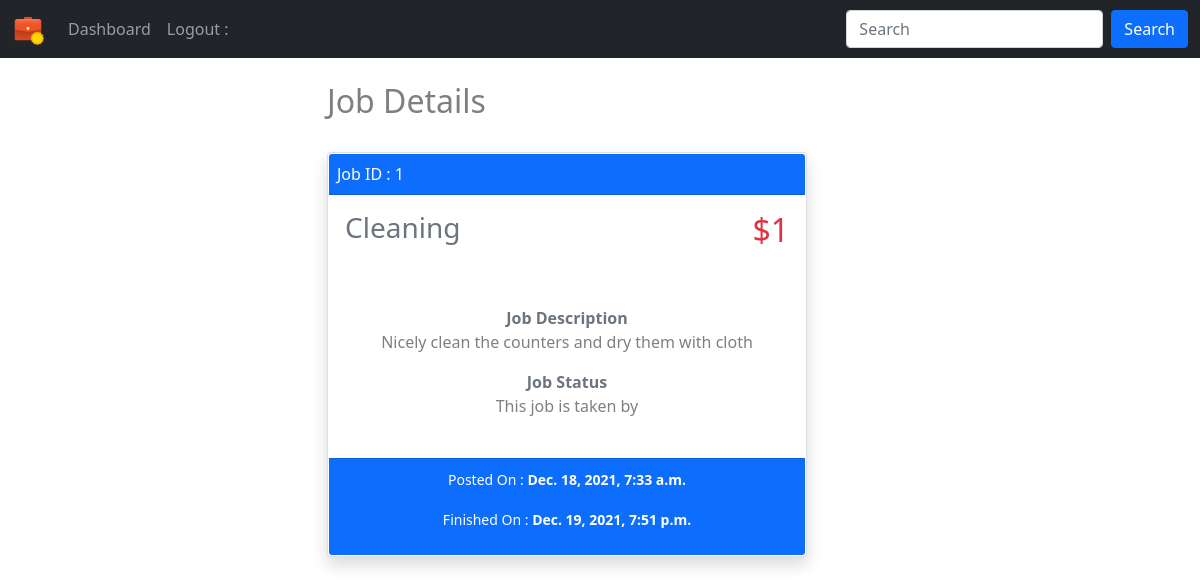
/1/ (signed in), run on an earlier commit of the app's database.
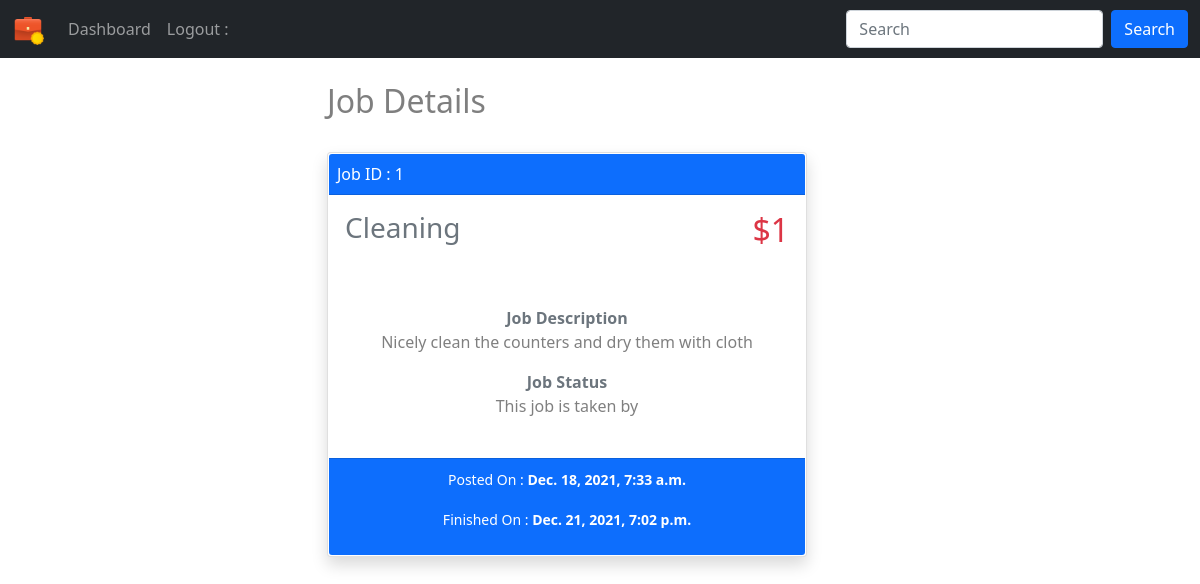
And on a later commit of the database.
### jobs/models.py (models this page shows, shortened)
class JobPost(models.Model):
    job_title = models.CharField(max_length=200)
    publish_date = models.DateTimeField('date published')
    job_detail = models.CharField(max_length=200)
    job_price = models.IntegerField(default=0)
    job_taken = models.BooleanField(default=False)
    job_done = models.BooleanField(default=False)
    job_done_date = models.DateTimeField('date job completed', null=True, blank=True)
    job_taker = models.ForeignKey(User, on_delete=models.CASCADE, null=True, blank=True, related_name='job_user')
    job_creator = models.ForeignKey(User, on_delete=models.CASCADE, null=True, blank=True, related_name='job_author')

### jobs/views.py (the view)
# urls.py: path('<int:pk>/', views.detail, name='detail'),
@login_required
def detail(request, pk):
    print(pk)
    detail = get_object_or_404(JobPost, pk=pk)
    template = loader.get_template('jobs/detail.html')
    if request.user == 'AnonymousUser':
        usr = "None"
    else:
        usr = request.user
    context = {
    'detail': detail,
    'user': usr, }
    return HttpResponse(template.render(context, request))

### jobs/templates/jobs/detail.html (shortened to what this page needs)
{% extends "jobs/base.html" %}  {% block detail %}
<div class="container">
    {% if detail %}
    <div class="row justify-content-center">
        <div class="col-6 ">
            <h2 class="py-4 text-start text-black-50">Job Details</h2>
            <div class="card mb-4 shadow" style="width: 30rem;">
                <a class="btn p-0" href="../" style="width: 100%;">
                    <div class="card-body p-0">
                        <div class="card-header text-start ps-2 m-0 bg-primary text-white">Job ID : {{detail.id}}</div>
                        <div class="d-flex justify-content-between">
                            <h3 class="card-title p-3 text-secondary">{{ detail.job_title }}</h3>
                            <h2 class="text-danger p-3">${{detail.job_price}}</h2>
                        </div>
                        <div class="p-3">
                            <strong class="text-secondary">Job Description</strong>
                            <p class="text-black-50">{{detail.job_detail}}</p>
                            <strong class="text-secondary">Job Status</strong> {% if detail.job_taken %}
                            <p class="text-black-50">This job is taken by <strong>{{detail.job_taker.first_name}}</strong> </p>
                            {% else %}
                            <p class="text-black-50">No one has taken this job yet</p>
                            {% endif %}
                        </div>
                    </div>
                    <div class="card-footer bg-primary mt-2 text-white">
                        <p><small class="card-text ">Posted On : <strong>{{detail.publish_date}}</strong></small></p>
                        {% if detail.job_done %}
                        <p><small class="card-text">Finished On : <strong>{{detail.job_done_date}}</strong></small></p>
                        {% else %}
                        <p></p>
                        {% endif %}
                    </div>
                </a>
            </div>
        </div>
    </div>
    {% else %}
    <div class="card-body">
        <h2 class="card-title">No data available.</h2>
    </div>
    {% endif %}
</div>
{% endblock detail %}

### jobs/templates/jobs/base.html (shortened to what this page needs)
<!DOCTYPE html> {% load static %}
<html lang="en">
<head>
    <link href="https://cdn.jsdelivr.net/npm/bootstrap@5.1.2/dist/css/bootstrap.min.css" rel="stylesheet">
    <link rel="stylesheet" href="{% static 'jobs/style.css' %}">
</head>
<body>
    <nav class="navbar navbar-expand-sm navbar-dark bg-dark">
        <div class="container-fluid">
            <a class="navbar-brand" href="#">
                <img src="{%static 'jobs/logo.png'%}" width="32" height="32" class="d-inline-block align-top" alt="">
            </a>
          <div class="collapse navbar-collapse" id="mynavbar">
            <ul class="navbar-nav me-auto">
              <li class="nav-item">
                <a class="nav-link" href="/">Dashboard</a>
              </li>
              <li class="nav-item">
                <a class="nav-link" href="/accounts/logout/">Logout : {% block user %}{% endblock user %}</span></a>
              </li>
            </ul>
            <form class="d-flex">
              <input class="form-control me-2" type="text" placeholder="Search">
              <button class="btn btn-primary" type="button">Search</button>
            </form>
          </div>
        </div>
      </nav>
    <div class="container-fluid ">
      {% block detail %}
          {% endblock detail %}
    </div>
</body>
</html>

What changed in the data, as far as the page shows it:
changed JobPost "Cleaning": job_done_date "Dec. 19, 2021, 7:51 p.m." → "Dec. 21, 2021, 7:02 p.m."
